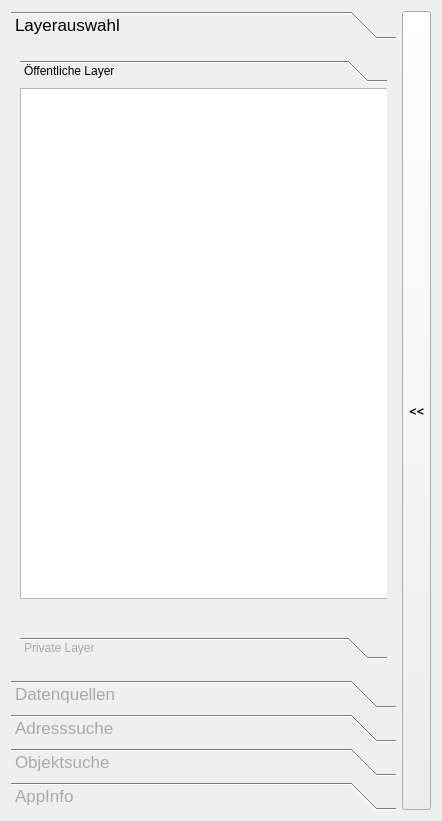
<?xml version="1.0" encoding="UTF-8"?>
<ui version="4.0">
 <class>Form</class>
 <widget class="QWidget" name="Form">
  <property name="geometry">
   <rect>
    <x>0</x>
    <y>0</y>
    <width>442</width>
    <height>821</height>
   </rect>
  </property>
  <property name="windowTitle">
   <string>Form</string>
  </property>
  <layout class="QHBoxLayout" name="horizontalLayout">
   <item>
    <widget class="QToolBox" name="toolBox">
     <property name="sizePolicy">
      <sizepolicy hsizetype="Expanding" vsizetype="Preferred">
       <horstretch>0</horstretch>
       <verstretch>0</verstretch>
      </sizepolicy>
     </property>
     <property name="font">
      <font>
       <pointsize>13</pointsize>
      </font>
     </property>
     <property name="cursor">
      <cursorShape>ArrowCursor</cursorShape>
     </property>
     <property name="styleSheet">
      <string notr="true">QToolBox::tab {color: darkgray;}
QToolBox::tab:selected {color: black;}</string>
     </property>
     <property name="currentIndex">
      <number>0</number>
     </property>
     <property name="tabSpacing">
      <number>6</number>
     </property>
     <widget class="QWidget" name="page_1">
      <property name="geometry">
       <rect>
        <x>0</x>
        <y>0</y>
        <width>387</width>
        <height>633</height>
       </rect>
      </property>
      <property name="sizePolicy">
       <sizepolicy hsizetype="MinimumExpanding" vsizetype="Preferred">
        <horstretch>0</horstretch>
        <verstretch>0</verstretch>
       </sizepolicy>
      </property>
      <property name="cursor">
       <cursorShape>ArrowCursor</cursorShape>
      </property>
      <attribute name="label">
       <string>Layerauswahl</string>
      </attribute>
      <layout class="QVBoxLayout" name="verticalLayout_4">
       <item>
        <widget class="QWidget" name="annLayerTree" native="true"/>
       </item>
       <item>
        <widget class="QToolBox" name="toolBox2">
         <property name="sizePolicy">
          <sizepolicy hsizetype="Expanding" vsizetype="Expanding">
           <horstretch>0</horstretch>
           <verstretch>0</verstretch>
          </sizepolicy>
         </property>
         <property name="currentIndex">
          <number>0</number>
         </property>
         <widget class="QWidget" name="page_1_a">
          <property name="geometry">
           <rect>
            <x>0</x>
            <y>0</y>
            <width>369</width>
            <height>521</height>
           </rect>
          </property>
          <property name="font">
           <font>
            <pointsize>11</pointsize>
           </font>
          </property>
          <attribute name="label">
           <string>Öffentliche Layer</string>
          </attribute>
          <widget class="QTreeWidget" name="pubLayerTree">
           <property name="enabled">
            <bool>true</bool>
           </property>
           <property name="geometry">
            <rect>
             <x>0</x>
             <y>0</y>
             <width>369</width>
             <height>511</height>
            </rect>
           </property>
           <property name="font">
            <font>
             <weight>50</weight>
             <bold>false</bold>
            </font>
           </property>
           <property name="styleSheet">
            <string notr="true"/>
           </property>
           <attribute name="headerVisible">
            <bool>false</bool>
           </attribute>
           <attribute name="headerCascadingSectionResizes">
            <bool>true</bool>
           </attribute>
           <attribute name="headerDefaultSectionSize">
            <number>100</number>
           </attribute>
           <attribute name="headerStretchLastSection">
            <bool>true</bool>
           </attribute>
           <column>
            <property name="text">
             <string notr="true">1</string>
            </property>
           </column>
          </widget>
         </widget>
         <widget class="QWidget" name="page_1_b">
          <property name="geometry">
           <rect>
            <x>0</x>
            <y>0</y>
            <width>369</width>
            <height>521</height>
           </rect>
          </property>
          <attribute name="label">
           <string>Private Layer</string>
          </attribute>
          <widget class="QTreeWidget" name="privLayerTree">
           <property name="geometry">
            <rect>
             <x>0</x>
             <y>0</y>
             <width>369</width>
             <height>521</height>
            </rect>
           </property>
           <property name="headerHidden">
            <bool>true</bool>
           </property>
           <column>
            <property name="text">
             <string>1</string>
            </property>
           </column>
          </widget>
         </widget>
        </widget>
       </item>
       <item>
        <widget class="QWidget" name="bgLayerTree" native="true"/>
       </item>
      </layout>
     </widget>
     <widget class="QWidget" name="page_2">
      <property name="geometry">
       <rect>
        <x>0</x>
        <y>0</y>
        <width>387</width>
        <height>633</height>
       </rect>
      </property>
      <property name="sizePolicy">
       <sizepolicy hsizetype="MinimumExpanding" vsizetype="Preferred">
        <horstretch>0</horstretch>
        <verstretch>0</verstretch>
       </sizepolicy>
      </property>
      <attribute name="label">
       <string>Datenquellen</string>
      </attribute>
      <layout class="QVBoxLayout" name="verticalLayout_2">
       <item>
        <widget class="QScrollArea" name="scrollArea">
         <property name="widgetResizable">
          <bool>true</bool>
         </property>
         <widget class="QWidget" name="scrollAreaWidgetContents">
          <property name="geometry">
           <rect>
            <x>0</x>
            <y>0</y>
            <width>367</width>
            <height>613</height>
           </rect>
          </property>
          <layout class="QVBoxLayout" name="verticalLayout_3">
           <item>
            <widget class="QLabel" name="label_3">
             <property name="text">
              <string>Geopackage als Layer</string>
             </property>
            </widget>
           </item>
           <item>
            <widget class="QListWidget" name="dataSourceList"/>
           </item>
           <item>
            <widget class="QLabel" name="label_2">
             <property name="text">
              <string>Verfügbare Geopackage</string>
             </property>
            </widget>
           </item>
           <item>
            <widget class="QListWidget" name="notSavedDataSourceList"/>
           </item>
           <item>
            <widget class="QLabel" name="label">
             <property name="text">
              <string>Neues Geopackage hinzufügen</string>
             </property>
            </widget>
           </item>
           <item>
            <layout class="QHBoxLayout" name="horizontalLayout_2">
             <item>
              <widget class="QgsExternalResourceWidget" name="mQgsFileWidget">
               <property name="minimumSize">
                <size>
                 <width>0</width>
                 <height>0</height>
                </size>
               </property>
              </widget>
             </item>
             <item>
              <widget class="QPushButton" name="importGpkFile">
               <property name="text">
                <string>Laden</string>
               </property>
              </widget>
             </item>
            </layout>
           </item>
          </layout>
         </widget>
        </widget>
       </item>
      </layout>
     </widget>
     <widget class="QWidget" name="page_3">
      <property name="geometry">
       <rect>
        <x>0</x>
        <y>0</y>
        <width>387</width>
        <height>633</height>
       </rect>
      </property>
      <attribute name="label">
       <string>Adresssuche</string>
      </attribute>
      <layout class="QVBoxLayout" name="verticalLayout">
       <item>
        <widget class="QLineEdit" name="lineEditSearch">
         <property name="palette">
          <palette>
           <active>
            <colorrole role="WindowText">
             <brush brushstyle="SolidPattern">
              <color alpha="255">
               <red>0</red>
               <green>0</green>
               <blue>0</blue>
              </color>
             </brush>
            </colorrole>
            <colorrole role="Button">
             <brush brushstyle="SolidPattern">
              <color alpha="255">
               <red>194</red>
               <green>193</green>
               <blue>193</blue>
              </color>
             </brush>
            </colorrole>
            <colorrole role="Light">
             <brush brushstyle="SolidPattern">
              <color alpha="255">
               <red>255</red>
               <green>255</green>
               <blue>255</blue>
              </color>
             </brush>
            </colorrole>
            <colorrole role="Midlight">
             <brush brushstyle="SolidPattern">
              <color alpha="255">
               <red>224</red>
               <green>224</green>
               <blue>224</blue>
              </color>
             </brush>
            </colorrole>
            <colorrole role="Dark">
             <brush brushstyle="SolidPattern">
              <color alpha="255">
               <red>97</red>
               <green>96</green>
               <blue>96</blue>
              </color>
             </brush>
            </colorrole>
            <colorrole role="Mid">
             <brush brushstyle="SolidPattern">
              <color alpha="255">
               <red>129</red>
               <green>129</green>
               <blue>129</blue>
              </color>
             </brush>
            </colorrole>
            <colorrole role="Text">
             <brush brushstyle="SolidPattern">
              <color alpha="255">
               <red>0</red>
               <green>0</green>
               <blue>0</blue>
              </color>
             </brush>
            </colorrole>
            <colorrole role="BrightText">
             <brush brushstyle="SolidPattern">
              <color alpha="255">
               <red>255</red>
               <green>255</green>
               <blue>255</blue>
              </color>
             </brush>
            </colorrole>
            <colorrole role="ButtonText">
             <brush brushstyle="SolidPattern">
              <color alpha="255">
               <red>0</red>
               <green>0</green>
               <blue>0</blue>
              </color>
             </brush>
            </colorrole>
            <colorrole role="Base">
             <brush brushstyle="SolidPattern">
              <color alpha="255">
               <red>255</red>
               <green>255</green>
               <blue>255</blue>
              </color>
             </brush>
            </colorrole>
            <colorrole role="Window">
             <brush brushstyle="SolidPattern">
              <color alpha="255">
               <red>194</red>
               <green>193</green>
               <blue>193</blue>
              </color>
             </brush>
            </colorrole>
            <colorrole role="Shadow">
             <brush brushstyle="SolidPattern">
              <color alpha="255">
               <red>0</red>
               <green>0</green>
               <blue>0</blue>
              </color>
             </brush>
            </colorrole>
            <colorrole role="AlternateBase">
             <brush brushstyle="SolidPattern">
              <color alpha="255">
               <red>224</red>
               <green>224</green>
               <blue>224</blue>
              </color>
             </brush>
            </colorrole>
            <colorrole role="ToolTipBase">
             <brush brushstyle="SolidPattern">
              <color alpha="255">
               <red>255</red>
               <green>255</green>
               <blue>220</blue>
              </color>
             </brush>
            </colorrole>
            <colorrole role="ToolTipText">
             <brush brushstyle="SolidPattern">
              <color alpha="255">
               <red>0</red>
               <green>0</green>
               <blue>0</blue>
              </color>
             </brush>
            </colorrole>
            <colorrole role="PlaceholderText">
             <brush brushstyle="NoBrush">
              <color alpha="128">
               <red>0</red>
               <green>0</green>
               <blue>0</blue>
              </color>
             </brush>
            </colorrole>
           </active>
           <inactive>
            <colorrole role="WindowText">
             <brush brushstyle="SolidPattern">
              <color alpha="255">
               <red>0</red>
               <green>0</green>
               <blue>0</blue>
              </color>
             </brush>
            </colorrole>
            <colorrole role="Button">
             <brush brushstyle="SolidPattern">
              <color alpha="255">
               <red>194</red>
               <green>193</green>
               <blue>193</blue>
              </color>
             </brush>
            </colorrole>
            <colorrole role="Light">
             <brush brushstyle="SolidPattern">
              <color alpha="255">
               <red>255</red>
               <green>255</green>
               <blue>255</blue>
              </color>
             </brush>
            </colorrole>
            <colorrole role="Midlight">
             <brush brushstyle="SolidPattern">
              <color alpha="255">
               <red>224</red>
               <green>224</green>
               <blue>224</blue>
              </color>
             </brush>
            </colorrole>
            <colorrole role="Dark">
             <brush brushstyle="SolidPattern">
              <color alpha="255">
               <red>97</red>
               <green>96</green>
               <blue>96</blue>
              </color>
             </brush>
            </colorrole>
            <colorrole role="Mid">
             <brush brushstyle="SolidPattern">
              <color alpha="255">
               <red>129</red>
               <green>129</green>
               <blue>129</blue>
              </color>
             </brush>
            </colorrole>
            <colorrole role="Text">
             <brush brushstyle="SolidPattern">
              <color alpha="255">
               <red>0</red>
               <green>0</green>
               <blue>0</blue>
              </color>
             </brush>
            </colorrole>
            <colorrole role="BrightText">
             <brush brushstyle="SolidPattern">
              <color alpha="255">
               <red>255</red>
               <green>255</green>
               <blue>255</blue>
              </color>
             </brush>
            </colorrole>
            <colorrole role="ButtonText">
             <brush brushstyle="SolidPattern">
              <color alpha="255">
               <red>0</red>
               <green>0</green>
               <blue>0</blue>
              </color>
             </brush>
            </colorrole>
            <colorrole role="Base">
             <brush brushstyle="SolidPattern">
              <color alpha="255">
               <red>255</red>
               <green>255</green>
               <blue>255</blue>
              </color>
             </brush>
            </colorrole>
            <colorrole role="Window">
             <brush brushstyle="SolidPattern">
              <color alpha="255">
               <red>194</red>
               <green>193</green>
               <blue>193</blue>
              </color>
             </brush>
            </colorrole>
            <colorrole role="Shadow">
             <brush brushstyle="SolidPattern">
              <color alpha="255">
               <red>0</red>
               <green>0</green>
               <blue>0</blue>
              </color>
             </brush>
            </colorrole>
            <colorrole role="AlternateBase">
             <brush brushstyle="SolidPattern">
              <color alpha="255">
               <red>224</red>
               <green>224</green>
               <blue>224</blue>
              </color>
             </brush>
            </colorrole>
            <colorrole role="ToolTipBase">
             <brush brushstyle="SolidPattern">
              <color alpha="255">
               <red>255</red>
               <green>255</green>
               <blue>220</blue>
              </color>
             </brush>
            </colorrole>
            <colorrole role="ToolTipText">
             <brush brushstyle="SolidPattern">
              <color alpha="255">
               <red>0</red>
               <green>0</green>
               <blue>0</blue>
              </color>
             </brush>
            </colorrole>
            <colorrole role="PlaceholderText">
             <brush brushstyle="NoBrush">
              <color alpha="128">
               <red>0</red>
               <green>0</green>
               <blue>0</blue>
              </color>
             </brush>
            </colorrole>
           </inactive>
           <disabled>
            <colorrole role="WindowText">
             <brush brushstyle="SolidPattern">
              <color alpha="255">
               <red>97</red>
               <green>96</green>
               <blue>96</blue>
              </color>
             </brush>
            </colorrole>
            <colorrole role="Button">
             <brush brushstyle="SolidPattern">
              <color alpha="255">
               <red>194</red>
               <green>193</green>
               <blue>193</blue>
              </color>
             </brush>
            </colorrole>
            <colorrole role="Light">
             <brush brushstyle="SolidPattern">
              <color alpha="255">
               <red>255</red>
               <green>255</green>
               <blue>255</blue>
              </color>
             </brush>
            </colorrole>
            <colorrole role="Midlight">
             <brush brushstyle="SolidPattern">
              <color alpha="255">
               <red>224</red>
               <green>224</green>
               <blue>224</blue>
              </color>
             </brush>
            </colorrole>
            <colorrole role="Dark">
             <brush brushstyle="SolidPattern">
              <color alpha="255">
               <red>97</red>
               <green>96</green>
               <blue>96</blue>
              </color>
             </brush>
            </colorrole>
            <colorrole role="Mid">
             <brush brushstyle="SolidPattern">
              <color alpha="255">
               <red>129</red>
               <green>129</green>
               <blue>129</blue>
              </color>
             </brush>
            </colorrole>
            <colorrole role="Text">
             <brush brushstyle="SolidPattern">
              <color alpha="255">
               <red>97</red>
               <green>96</green>
               <blue>96</blue>
              </color>
             </brush>
            </colorrole>
            <colorrole role="BrightText">
             <brush brushstyle="SolidPattern">
              <color alpha="255">
               <red>255</red>
               <green>255</green>
               <blue>255</blue>
              </color>
             </brush>
            </colorrole>
            <colorrole role="ButtonText">
             <brush brushstyle="SolidPattern">
              <color alpha="255">
               <red>97</red>
               <green>96</green>
               <blue>96</blue>
              </color>
             </brush>
            </colorrole>
            <colorrole role="Base">
             <brush brushstyle="SolidPattern">
              <color alpha="255">
               <red>194</red>
               <green>193</green>
               <blue>193</blue>
              </color>
             </brush>
            </colorrole>
            <colorrole role="Window">
             <brush brushstyle="SolidPattern">
              <color alpha="255">
               <red>194</red>
               <green>193</green>
               <blue>193</blue>
              </color>
             </brush>
            </colorrole>
            <colorrole role="Shadow">
             <brush brushstyle="SolidPattern">
              <color alpha="255">
               <red>0</red>
               <green>0</green>
               <blue>0</blue>
              </color>
             </brush>
            </colorrole>
            <colorrole role="AlternateBase">
             <brush brushstyle="SolidPattern">
              <color alpha="255">
               <red>194</red>
               <green>193</green>
               <blue>193</blue>
              </color>
             </brush>
            </colorrole>
            <colorrole role="ToolTipBase">
             <brush brushstyle="SolidPattern">
              <color alpha="255">
               <red>255</red>
               <green>255</green>
               <blue>220</blue>
              </color>
             </brush>
            </colorrole>
            <colorrole role="ToolTipText">
             <brush brushstyle="SolidPattern">
              <color alpha="255">
               <red>0</red>
               <green>0</green>
               <blue>0</blue>
              </color>
             </brush>
            </colorrole>
            <colorrole role="PlaceholderText">
             <brush brushstyle="NoBrush">
              <color alpha="128">
               <red>0</red>
               <green>0</green>
               <blue>0</blue>
              </color>
             </brush>
            </colorrole>
           </disabled>
          </palette>
         </property>
         <property name="text">
          <string/>
         </property>
        </widget>
       </item>
       <item>
        <widget class="QPushButton" name="pushButtonShowAddress">
         <property name="sizePolicy">
          <sizepolicy hsizetype="Expanding" vsizetype="Fixed">
           <horstretch>0</horstretch>
           <verstretch>0</verstretch>
          </sizepolicy>
         </property>
         <property name="text">
          <string>Auf der Karte anzeigen</string>
         </property>
        </widget>
       </item>
       <item>
        <spacer name="verticalSpacer">
         <property name="orientation">
          <enum>Qt::Vertical</enum>
         </property>
         <property name="sizeHint" stdset="0">
          <size>
           <width>20</width>
           <height>552</height>
          </size>
         </property>
        </spacer>
       </item>
      </layout>
     </widget>
     <widget class="QWidget" name="page_4">
      <property name="geometry">
       <rect>
        <x>0</x>
        <y>0</y>
        <width>387</width>
        <height>633</height>
       </rect>
      </property>
      <attribute name="label">
       <string>Objektsuche</string>
      </attribute>
      <layout class="QVBoxLayout" name="verticalLayout">
       <item>
        <widget class="QLineEdit" name="lineEditObjSearch">
         <property name="palette">
          <palette>
           <active>
            <colorrole role="WindowText">
             <brush brushstyle="SolidPattern">
              <color alpha="255">
               <red>0</red>
               <green>0</green>
               <blue>0</blue>
              </color>
             </brush>
            </colorrole>
            <colorrole role="Button">
             <brush brushstyle="SolidPattern">
              <color alpha="255">
               <red>194</red>
               <green>193</green>
               <blue>193</blue>
              </color>
             </brush>
            </colorrole>
            <colorrole role="Light">
             <brush brushstyle="SolidPattern">
              <color alpha="255">
               <red>255</red>
               <green>255</green>
               <blue>255</blue>
              </color>
             </brush>
            </colorrole>
            <colorrole role="Midlight">
             <brush brushstyle="SolidPattern">
              <color alpha="255">
               <red>224</red>
               <green>224</green>
               <blue>224</blue>
              </color>
             </brush>
            </colorrole>
            <colorrole role="Dark">
             <brush brushstyle="SolidPattern">
              <color alpha="255">
               <red>97</red>
               <green>96</green>
               <blue>96</blue>
              </color>
             </brush>
            </colorrole>
            <colorrole role="Mid">
             <brush brushstyle="SolidPattern">
              <color alpha="255">
               <red>129</red>
               <green>129</green>
               <blue>129</blue>
              </color>
             </brush>
            </colorrole>
            <colorrole role="Text">
             <brush brushstyle="SolidPattern">
              <color alpha="255">
               <red>0</red>
               <green>0</green>
               <blue>0</blue>
              </color>
             </brush>
            </colorrole>
            <colorrole role="BrightText">
             <brush brushstyle="SolidPattern">
              <color alpha="255">
               <red>255</red>
               <green>255</green>
               <blue>255</blue>
              </color>
             </brush>
            </colorrole>
            <colorrole role="ButtonText">
             <brush brushstyle="SolidPattern">
              <color alpha="255">
               <red>0</red>
               <green>0</green>
               <blue>0</blue>
              </color>
             </brush>
            </colorrole>
            <colorrole role="Base">
             <brush brushstyle="SolidPattern">
              <color alpha="255">
               <red>255</red>
               <green>255</green>
               <blue>255</blue>
              </color>
             </brush>
            </colorrole>
            <colorrole role="Window">
             <brush brushstyle="SolidPattern">
              <color alpha="255">
               <red>194</red>
               <green>193</green>
               <blue>193</blue>
              </color>
             </brush>
            </colorrole>
            <colorrole role="Shadow">
             <brush brushstyle="SolidPattern">
              <color alpha="255">
               <red>0</red>
               <green>0</green>
               <blue>0</blue>
              </color>
             </brush>
            </colorrole>
            <colorrole role="AlternateBase">
             <brush brushstyle="SolidPattern">
              <color alpha="255">
               <red>224</red>
               <green>224</green>
               <blue>224</blue>
              </color>
             </brush>
            </colorrole>
            <colorrole role="ToolTipBase">
             <brush brushstyle="SolidPattern">
              <color alpha="255">
               <red>255</red>
               <green>255</green>
               <blue>220</blue>
              </color>
             </brush>
            </colorrole>
            <colorrole role="ToolTipText">
             <brush brushstyle="SolidPattern">
              <color alpha="255">
               <red>0</red>
               <green>0</green>
               <blue>0</blue>
              </color>
             </brush>
            </colorrole>
            <colorrole role="PlaceholderText">
             <brush brushstyle="NoBrush">
              <color alpha="128">
               <red>0</red>
               <green>0</green>
               <blue>0</blue>
              </color>
             </brush>
            </colorrole>
           </active>
           <inactive>
            <colorrole role="WindowText">
             <brush brushstyle="SolidPattern">
              <color alpha="255">
               <red>0</red>
               <green>0</green>
               <blue>0</blue>
              </color>
             </brush>
            </colorrole>
            <colorrole role="Button">
             <brush brushstyle="SolidPattern">
              <color alpha="255">
               <red>194</red>
               <green>193</green>
               <blue>193</blue>
              </color>
             </brush>
            </colorrole>
            <colorrole role="Light">
             <brush brushstyle="SolidPattern">
              <color alpha="255">
               <red>255</red>
               <green>255</green>
               <blue>255</blue>
              </color>
             </brush>
            </colorrole>
            <colorrole role="Midlight">
             <brush brushstyle="SolidPattern">
              <color alpha="255">
               <red>224</red>
               <green>224</green>
               <blue>224</blue>
              </color>
             </brush>
            </colorrole>
            <colorrole role="Dark">
             <brush brushstyle="SolidPattern">
              <color alpha="255">
               <red>97</red>
               <green>96</green>
               <blue>96</blue>
              </color>
             </brush>
            </colorrole>
            <colorrole role="Mid">
             <brush brushstyle="SolidPattern">
              <color alpha="255">
               <red>129</red>
               <green>129</green>
               <blue>129</blue>
              </color>
             </brush>
            </colorrole>
            <colorrole role="Text">
             <brush brushstyle="SolidPattern">
              <color alpha="255">
               <red>0</red>
               <green>0</green>
               <blue>0</blue>
              </color>
             </brush>
            </colorrole>
            <colorrole role="BrightText">
             <brush brushstyle="SolidPattern">
              <color alpha="255">
               <red>255</red>
               <green>255</green>
               <blue>255</blue>
              </color>
             </brush>
            </colorrole>
            <colorrole role="ButtonText">
             <brush brushstyle="SolidPattern">
              <color alpha="255">
               <red>0</red>
               <green>0</green>
               <blue>0</blue>
              </color>
             </brush>
            </colorrole>
            <colorrole role="Base">
             <brush brushstyle="SolidPattern">
              <color alpha="255">
               <red>255</red>
               <green>255</green>
               <blue>255</blue>
              </color>
             </brush>
            </colorrole>
            <colorrole role="Window">
             <brush brushstyle="SolidPattern">
              <color alpha="255">
               <red>194</red>
               <green>193</green>
               <blue>193</blue>
              </color>
             </brush>
            </colorrole>
            <colorrole role="Shadow">
             <brush brushstyle="SolidPattern">
              <color alpha="255">
               <red>0</red>
               <green>0</green>
               <blue>0</blue>
              </color>
             </brush>
            </colorrole>
            <colorrole role="AlternateBase">
             <brush brushstyle="SolidPattern">
              <color alpha="255">
               <red>224</red>
               <green>224</green>
               <blue>224</blue>
              </color>
             </brush>
            </colorrole>
            <colorrole role="ToolTipBase">
             <brush brushstyle="SolidPattern">
              <color alpha="255">
               <red>255</red>
               <green>255</green>
               <blue>220</blue>
              </color>
             </brush>
            </colorrole>
            <colorrole role="ToolTipText">
             <brush brushstyle="SolidPattern">
              <color alpha="255">
               <red>0</red>
               <green>0</green>
               <blue>0</blue>
              </color>
             </brush>
            </colorrole>
            <colorrole role="PlaceholderText">
             <brush brushstyle="NoBrush">
              <color alpha="128">
               <red>0</red>
               <green>0</green>
               <blue>0</blue>
              </color>
             </brush>
            </colorrole>
           </inactive>
           <disabled>
            <colorrole role="WindowText">
             <brush brushstyle="SolidPattern">
              <color alpha="255">
               <red>97</red>
               <green>96</green>
               <blue>96</blue>
              </color>
             </brush>
            </colorrole>
            <colorrole role="Button">
             <brush brushstyle="SolidPattern">
              <color alpha="255">
               <red>194</red>
               <green>193</green>
               <blue>193</blue>
              </color>
             </brush>
            </colorrole>
            <colorrole role="Light">
             <brush brushstyle="SolidPattern">
              <color alpha="255">
               <red>255</red>
               <green>255</green>
               <blue>255</blue>
              </color>
             </brush>
            </colorrole>
            <colorrole role="Midlight">
             <brush brushstyle="SolidPattern">
              <color alpha="255">
               <red>224</red>
               <green>224</green>
               <blue>224</blue>
              </color>
             </brush>
            </colorrole>
            <colorrole role="Dark">
             <brush brushstyle="SolidPattern">
              <color alpha="255">
               <red>97</red>
               <green>96</green>
               <blue>96</blue>
              </color>
             </brush>
            </colorrole>
            <colorrole role="Mid">
             <brush brushstyle="SolidPattern">
              <color alpha="255">
               <red>129</red>
               <green>129</green>
               <blue>129</blue>
              </color>
             </brush>
            </colorrole>
            <colorrole role="Text">
             <brush brushstyle="SolidPattern">
              <color alpha="255">
               <red>97</red>
               <green>96</green>
               <blue>96</blue>
              </color>
             </brush>
            </colorrole>
            <colorrole role="BrightText">
             <brush brushstyle="SolidPattern">
              <color alpha="255">
               <red>255</red>
               <green>255</green>
               <blue>255</blue>
              </color>
             </brush>
            </colorrole>
            <colorrole role="ButtonText">
             <brush brushstyle="SolidPattern">
              <color alpha="255">
               <red>97</red>
               <green>96</green>
               <blue>96</blue>
              </color>
             </brush>
            </colorrole>
            <colorrole role="Base">
             <brush brushstyle="SolidPattern">
              <color alpha="255">
               <red>194</red>
               <green>193</green>
               <blue>193</blue>
              </color>
             </brush>
            </colorrole>
            <colorrole role="Window">
             <brush brushstyle="SolidPattern">
              <color alpha="255">
               <red>194</red>
               <green>193</green>
               <blue>193</blue>
              </color>
             </brush>
            </colorrole>
            <colorrole role="Shadow">
             <brush brushstyle="SolidPattern">
              <color alpha="255">
               <red>0</red>
               <green>0</green>
               <blue>0</blue>
              </color>
             </brush>
            </colorrole>
            <colorrole role="AlternateBase">
             <brush brushstyle="SolidPattern">
              <color alpha="255">
               <red>194</red>
               <green>193</green>
               <blue>193</blue>
              </color>
             </brush>
            </colorrole>
            <colorrole role="ToolTipBase">
             <brush brushstyle="SolidPattern">
              <color alpha="255">
               <red>255</red>
               <green>255</green>
               <blue>220</blue>
              </color>
             </brush>
            </colorrole>
            <colorrole role="ToolTipText">
             <brush brushstyle="SolidPattern">
              <color alpha="255">
               <red>0</red>
               <green>0</green>
               <blue>0</blue>
              </color>
             </brush>
            </colorrole>
            <colorrole role="PlaceholderText">
             <brush brushstyle="NoBrush">
              <color alpha="128">
               <red>0</red>
               <green>0</green>
               <blue>0</blue>
              </color>
             </brush>
            </colorrole>
           </disabled>
          </palette>
         </property>
         <property name="text">
          <string/>
         </property>
        </widget>
       </item>
       <item>
        <widget class="QPushButton" name="pushButtonShowObjSearch">
         <property name="sizePolicy">
          <sizepolicy hsizetype="Expanding" vsizetype="Fixed">
           <horstretch>0</horstretch>
           <verstretch>0</verstretch>
          </sizepolicy>
         </property>
         <property name="text">
          <string>Auf der Karte anzeigen</string>
         </property>
        </widget>
       </item>
       <item>
        <spacer name="verticalSpacer">
         <property name="orientation">
          <enum>Qt::Vertical</enum>
         </property>
         <property name="sizeHint" stdset="0">
          <size>
           <width>20</width>
           <height>552</height>
          </size>
         </property>
        </spacer>
       </item>
      </layout>
     </widget>
     <widget class="QWidget" name="page_5">
      <property name="geometry">
       <rect>
        <x>0</x>
        <y>0</y>
        <width>387</width>
        <height>633</height>
       </rect>
      </property>
      <attribute name="label">
       <string>AppInfo</string>
      </attribute>
      <layout class="QVBoxLayout" name="verticalLayout_5">
       <item>
        <widget class="QLabel" name="labelInfo">
         <property name="text">
          <string/>
         </property>
        </widget>
       </item>
      </layout>
     </widget>
    </widget>
   </item>
   <item>
    <widget class="QToolButton" name="closeBtn">
     <property name="sizePolicy">
      <sizepolicy hsizetype="Fixed" vsizetype="MinimumExpanding">
       <horstretch>0</horstretch>
       <verstretch>0</verstretch>
      </sizepolicy>
     </property>
     <property name="font">
      <font>
       <family>MS Gothic</family>
       <pointsize>10</pointsize>
       <weight>75</weight>
       <bold>true</bold>
      </font>
     </property>
     <property name="text">
      <string>&lt;&lt;</string>
     </property>
    </widget>
   </item>
  </layout>
 </widget>
 <customwidgets>
  <customwidget>
   <class>QgsExternalResourceWidget</class>
   <extends>QWidget</extends>
   <header>qgsexternalresourcewidget.h</header>
  </customwidget>
 </customwidgets>
 <resources>
  <include location="../resources.qrc"/>
 </resources>
 <connections/>
</ui>
